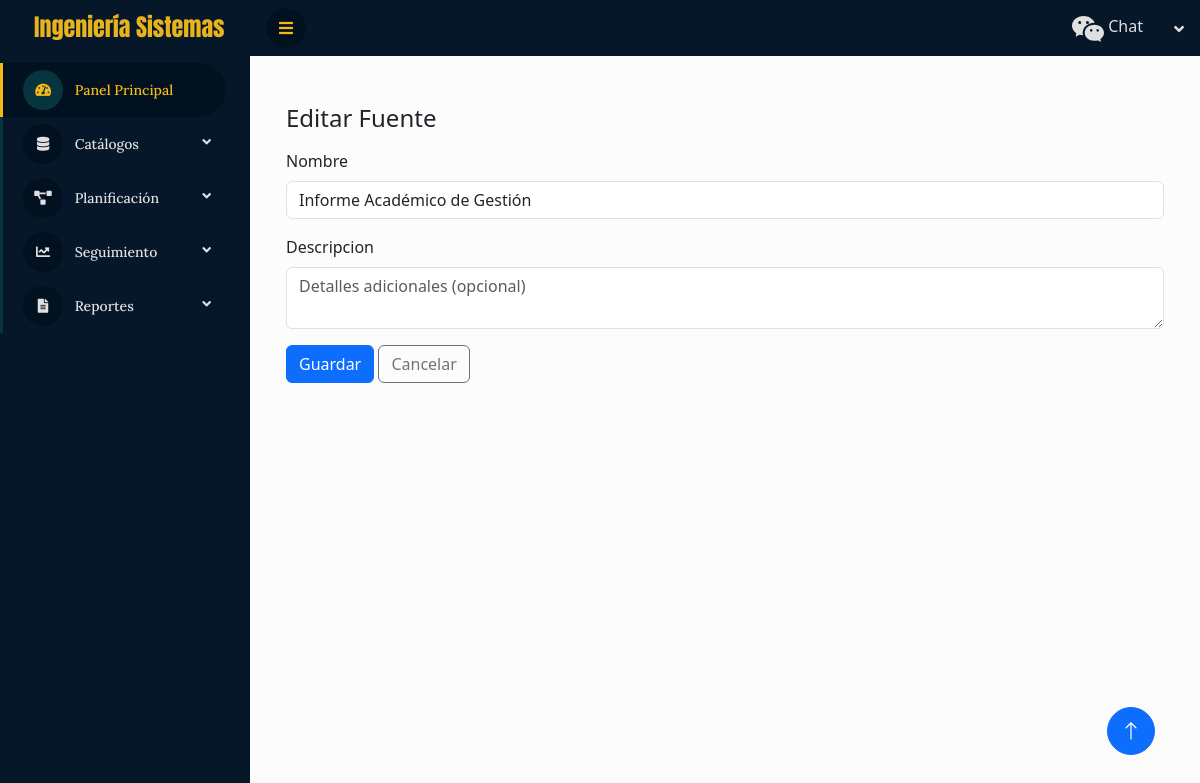
The page /fuentes/2/editar/ on the database as committed earlier.
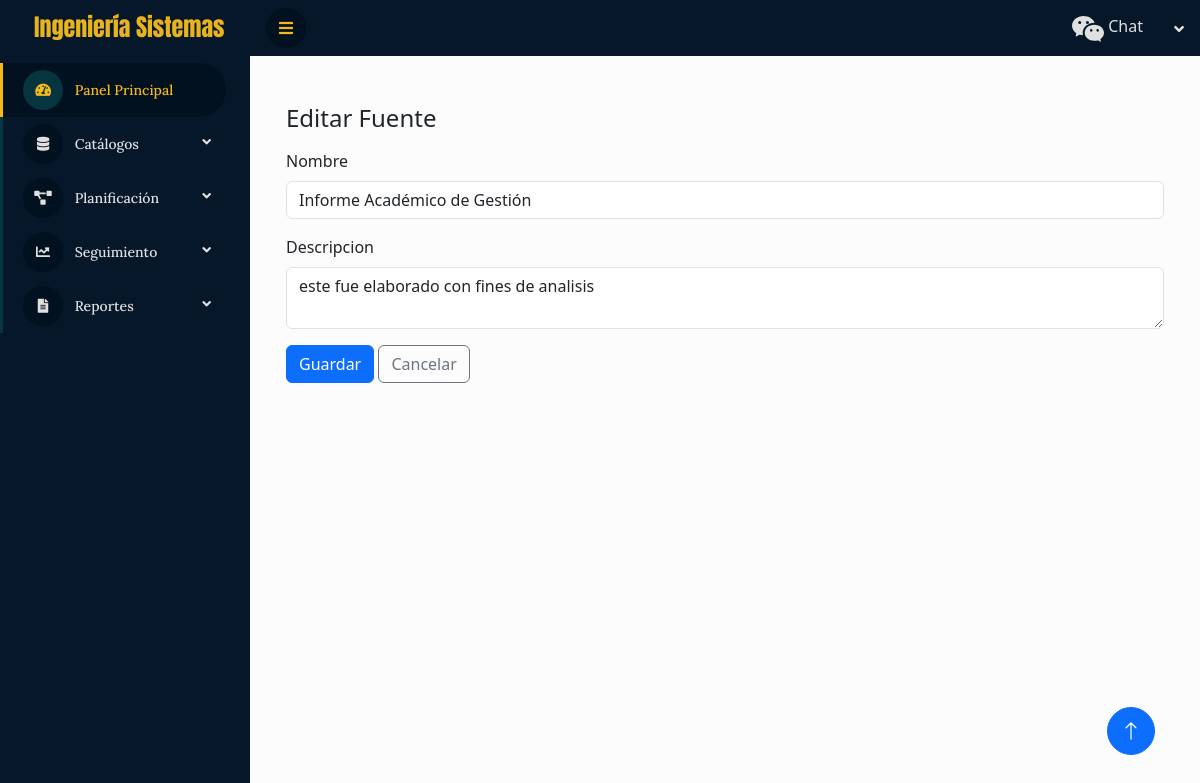
The same page on the database as committed later.
### cis/models.py (models this page shows, shortened)
class TimeStampedModel(models.Model):
    creado = models.DateTimeField(auto_now_add=True)
    actualizado = models.DateTimeField(auto_now=True)
    class Meta:
        abstract = True

class FuenteInformacion(TimeStampedModel):
    nombre = models.CharField(max_length=200, unique=True)
    descripcion = models.TextField(blank=True)

### cis/views.py (the view, shortened to what this page needs)
# urls.py: path("fuentes/<int:pk>/editar/", views.FuenteUpdateView.as_view(), name="fuente_update"),
class FuenteUpdateView(UpdateView):
    model = FuenteInformacion
    form_class = FuenteInformacionForm
    template_name = "planificacion/fuente_form.html"
    success_url = reverse_lazy("fuente_list")

### cis/forms.py
class FuenteInformacionForm(forms.ModelForm):
    class Meta:
        model = FuenteInformacion
        fields = ["nombre", "descripcion"]
        widgets = {
            "nombre": forms.TextInput(attrs={
                "class": "form-control",
                "placeholder": "Ej.: Informe Académico de Gestión"
            }),
            "descripcion": forms.Textarea(attrs={
                "class": "form-control",
                "rows": 2,
                "placeholder": "Detalles adicionales (opcional)"
            }),
        }

### cis/templatetags/bootstrap_extras.py (called while the page is built)
@register.inclusion_tag("planificacion/_bs_field.html")
def render_bs_field(field, show_label=True):
    widget_class = "form-select" if field.field.widget.__class__.__name__ in ("Select", "SelectMultiple") else "form-control"
    prev_cls = field.field.widget.attrs.get("class", "")
    field.field.widget.attrs["class"] = f"{prev_cls} {widget_class}".strip()
    return {"field": field, "show_label": show_label}

### cis/templates/planificacion/fuente_form.html
 {% extends "base.html" %} {% load bootstrap_extras %} {% block content %}
<div class="container-fluid py-4">
  <h1 class="h4 mb-3">{% if object %}Editar{% else %}Nueva{% endif %} Fuente</h1>
  <form method="post">
    {% csrf_token %} {% render_bs_field form.nombre %} {% render_bs_field form.descripcion %}
    <button type="submit" class="btn btn-primary">Guardar</button>
    <a href="{% url 'fuente_list' %}" class="btn btn-outline-secondary">Cancelar</a>
  </form>
</div>
{% endblock %}

### cis/templates/planificacion/_bs_field.html (shortened to what this page needs)
<div class="mb-3">
  {% if show_label %}
  <label class="form-label" for="{{ field.id_for_label }}">{{ field.label }}</label>
  {% endif %} {{ field }}
</div>

Rows that differ between the two databases and show on the page:
changed FuenteInformacion "Informe Académico de Gestión": descripcion (not shown) → "este fue elaborado con fines de analisis"
